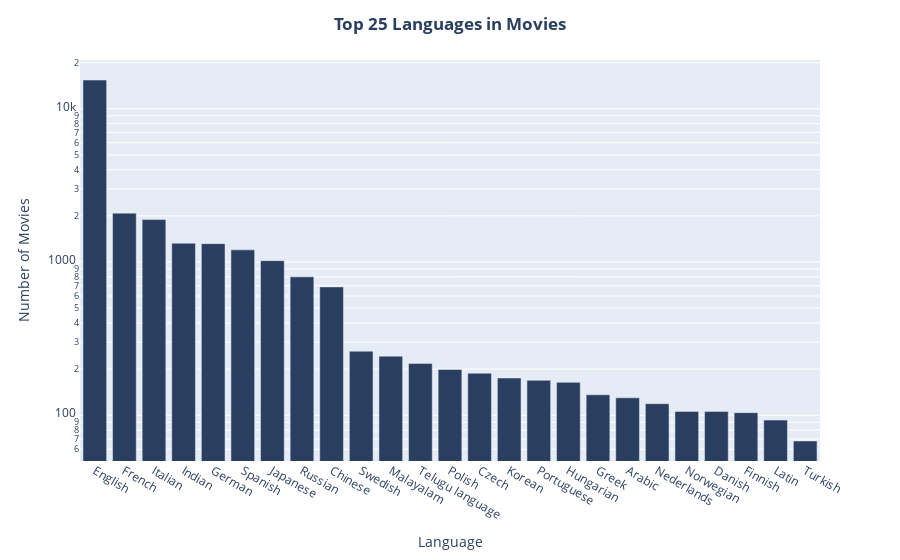

Here is the notebook cell this chart was saved with:
### Code cell
# Plot top 20 languages using plotly using log scale on y-axis
languages_count = languages_exploded['languages'].value_counts().reset_index()
languages_count.columns = ['language', 'count']
languages_count = languages_count.sort_values(by='count', ascending=False)

fig = px.bar(languages_count.head(25), x='language', y='count', labels={'language':'Language', 'count':'Number of Movies'})
fig.update_yaxes(type="log")
fig.update_layout(title_text="Top 25 Languages in Movies", title_x=0.5, title_font_weight='bold')
fig.update_traces(marker_color='#2A3F5F')

fig.show()

### Figure 1 — Plotly figure (JSON) as saved in the notebook; plotly's stock layout.template omitted (floating-point values rounded to 4 significant figures)
{"data": [{"alignmentgroup": "True", "hovertemplate": "Language=%{x}<br>Number of Movies=%{y}<extra></extra>", "legendgroup": "", "marker": {"color": "#2A3F5F", "pattern": {"shape": ""}}, "name": "", "offsetgroup": "", "orientation": "v", "showlegend": false, "textposition": "auto", "type": "bar", "x": ["English", "French", "Italian", "Indian", "German", "Spanish", "Japanese", "Russian", "Chinese", "Swedish", "Malayalam", "Telugu language", "Polish", "Czech", "Korean", "Portuguese", "Hungarian", "Greek", "Arabic", "Nederlands", "Norwegian", "Danish", "Finnish", "Latin", "Turkish"], "xaxis": "x", "y": [15388, 2084, 1892, 1327, 1318, 1200, 1020, 800, 688, 262, 243, 218, 199, 188, 175, 169, 164, 136, 130, 119, 106, 106, 104, 93, 68], "yaxis": "y"}], "layout": {"barmode": "relative", "legend": {"tracegroupgap": 0}, "margin": {"t": 60}, "title": {"font": {"weight": "bold"}, "text": "Top 25 Languages in Movies", "x": 0.5}, "xaxis": {"anchor": "y", "domain": [0, 1], "title": {"text": "Language"}}, "yaxis": {"anchor": "x", "domain": [0, 1], "title": {"text": "Number of Movies"}, "type": "log"}}}
